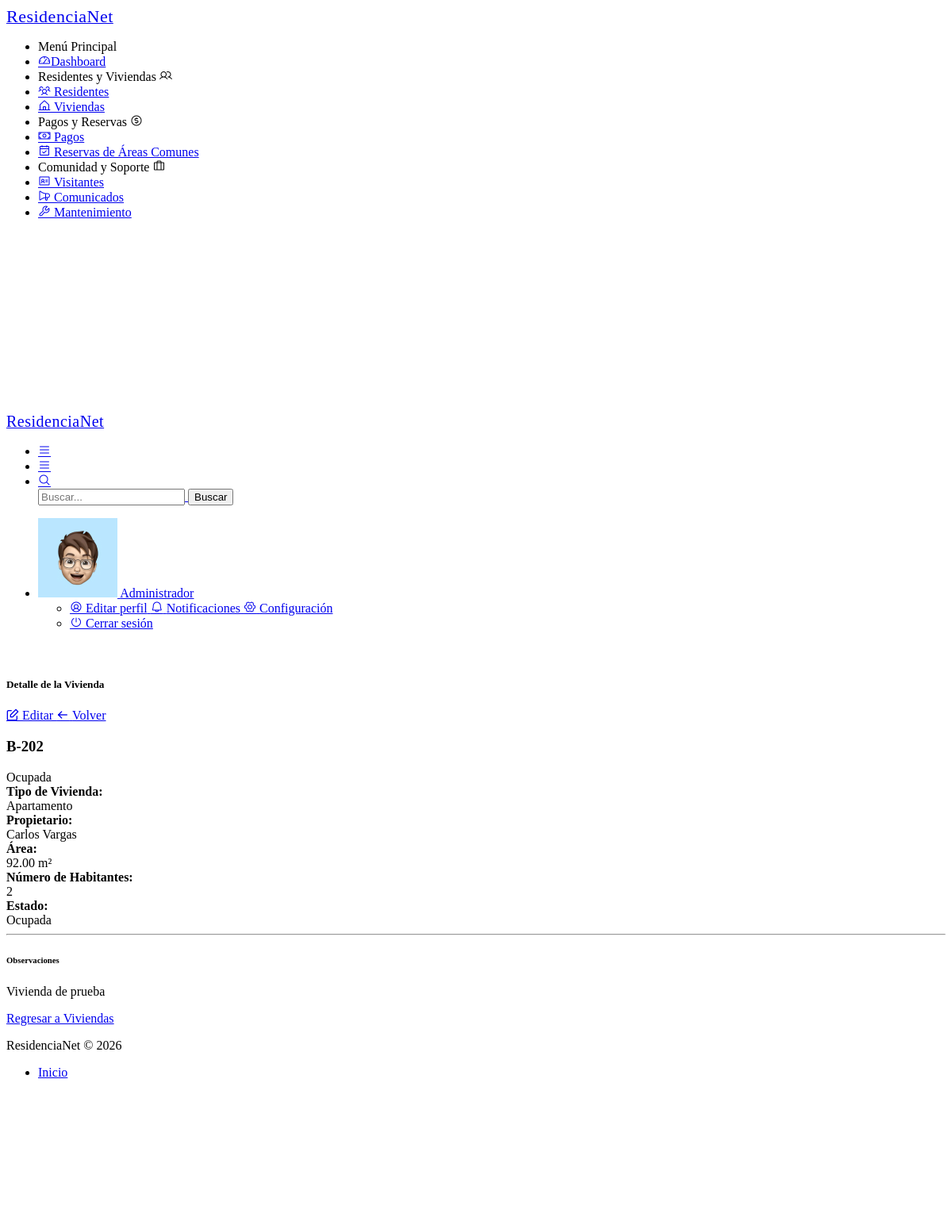
/vivienda/show/2 (signed in), run on the app's committed database.
### tables this page shows
CREATE TABLE IF NOT EXISTS viviendas (
    id INT AUTO_INCREMENT PRIMARY KEY,
    identificador VARCHAR(50) NOT NULL,
    tipo ENUM('Apartamento', 'Casa', 'Local Comercial') NOT NULL,
    propietario VARCHAR(100),
    area DECIMAL(10,2) NOT NULL,
    num_habitantes INT DEFAULT 0,
    estado ENUM('Disponible', 'Ocupada', 'En mantenimiento') DEFAULT 'Disponible',
    observaciones TEXT,
    created_at TIMESTAMP DEFAULT CURRENT_TIMESTAMP
);

### app/core/app.php (called while the page is built, shortened)
<?php
class App {
    protected $method = 'index';
    public function __construct() {
        $url = $this->parseUrl();
        if (isset($url[0]) && file_exists('../app/controllers/' . ucfirst($url[0]) . 'Controller.php')) {
            unset($url[0]);
        }
        $this->controller = new $this->controller;
        if (isset($url[1])) {
            if (method_exists($this->controller, $url[1])) {
                $this->method = $url[1];
                unset($url[1]);
            }
        }
        $this->params = $url ? array_values($url) : [];
        call_user_func_array([$this->controller, $this->method], $this->params);
    }
    public function parseUrl() {
        if (isset($_GET['url'])) {
            return explode('/', filter_var(rtrim($_GET['url'], '/'), FILTER_SANITIZE_URL));
        }
        return [];
    }
}

### public/index.php (called while the page is built, shortened)
<?php
require_once '../app/core/app.php';
require_once '../app/core/controller.php';
$app = new App();

### app/models/Vivienda.php (called while the page is built, shortened)
<?php
require_once '../app/config/database.php';
class Vivienda {
    private $db;
    public function __construct() {
        $this->db = Database::getInstance()->getConnection();
    }
    public function getById($id) {
        $query = "SELECT * FROM viviendas WHERE id = ?";
        $stmt = $this->db->prepare($query);
        $stmt->bind_param("i", $id);
        $stmt->execute();
        $result = $stmt->get_result();
        return $result->fetch_assoc();
    }
}

### app/config/database.php (called while the page is built, shortened)
<?php
class Database {
    private static $instance = null;
    private $conn;
    private function __construct() {
        try {
            $this->conn = new mysqli(DB_HOST, DB_USER, DB_PASS, DB_NAME);
            $this->conn->set_charset("utf8");
        } catch (mysqli_sql_exception $e) {
            die("Error de conexión a la base de datos. Verifica que MySQL esté encendido y la base '" . DB_NAME . "' exista. Detalle: " . $e->getMessage());
        }
    }
    public static function getInstance() {
        if (!self::$instance) {
            self::$instance = new Database();
        }
        return self::$instance;
    }
    public function getConnection() {
        return $this->conn;
    }
}

### app/views/viviendas/show.php (the view, shortened to what this page needs)
<?php
include '../app/views/layouts/header.php';
include '../app/views/layouts/sidebar.php';
include '../app/views/layouts/topbar.php';
$vivienda = $data['vivienda'];
$badgeClass = [
    'Ocupada' => 'success',
    'Disponible' => 'warning',
    'En mantenimiento' => 'danger'
];
?>
<div class="pc-container">
    <div class="pc-content">
        <div class="row">
            <div class="col-lg-10 mx-auto">
                <div class="card">
                    <div class="card-header d-flex justify-content-between align-items-center">
                        <h5 class="mb-0">Detalle de la Vivienda</h5>
                        <div>
                            <a href="<?= BASE_URL ?>/vivienda/edit/<?= $vivienda['id'] ?>" class="btn btn-warning">
                                <i class="feather icon-edit"></i>
                                Editar
                            </a>
                            <a href="<?= BASE_URL ?>/vivienda/index" class="btn btn-secondary">
                                <i class="feather icon-arrow-left"></i>
                                Volver
                            </a>
                        </div>
                    </div>
                    <div class="card-body">
                        <div class="row mb-4">
                            <div class="col-md-8">
                                <h3><?= htmlspecialchars($vivienda['identificador']) ?></h3>
                            </div>
                            <div class="col-md-4 text-md-end">
                                <span class="badge bg-<?= $badgeClass[$vivienda['estado']] ?? 'secondary' ?>">
                                    <?= htmlspecialchars($vivienda['estado']) ?>
                                </span>
                            </div>
                        </div>
                        <div class="row mb-3">
                            <div class="col-md-4">
                                <strong>Tipo de Vivienda:</strong><br>
                                <?= htmlspecialchars($vivienda['tipo']) ?>
                            </div>
                            <div class="col-md-4">
                                <strong>Propietario:</strong><br>
                                <?= !empty($vivienda['propietario']) ? htmlspecialchars($vivienda['propietario']) : '—' ?>
                            </div>
                            <div class="col-md-4">
                                <strong>Área:</strong><br>
                                <?= htmlspecialchars($vivienda['area']) ?> m²
                            </div>
                        </div>
                        <div class="row mb-3">
                            <div class="col-md-4">
                                <strong>Número de Habitantes:</strong><br>
                                <?= htmlspecialchars($vivienda['num_habitantes']) ?>
                            </div>
                            <div class="col-md-4">
                                <strong>Estado:</strong><br>
                                <?= htmlspecialchars($vivienda['estado']) ?>
                            </div>
                        </div>
                        <hr>
                        <h6>Observaciones</h6>
                        <p class="mt-3">
                            <?= !empty($vivienda['observaciones']) ? nl2br(htmlspecialchars($vivienda['observaciones'])) : 'Sin observaciones registradas para esta vivienda.' ?>
                        </p>
                    </div>
                    <div class="card-footer text-end">
                        <a href="<?= BASE_URL ?>/vivienda/index" class="btn btn-primary">
                            Regresar a Viviendas
                        </a>
                    </div>
                </div>
            </div>
        </div>
    </div>
</div>
<?php
include '../app/views/layouts/footer.php';
include '../app/views/layouts/scripts.php';
?>

### data on the page
viviendas: identificador "B-202", estado "Ocupada", tipo "Apartamento", propietario "Carlos Vargas", area "92.00", num_habitantes "2", observaciones "Vivienda de prueba"

### other printed values
$_SESSION['user_name'] "Administrador"
